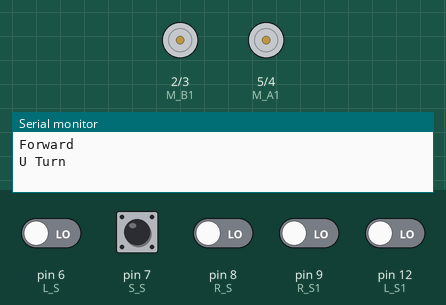
Bench run of a sketch on a simulated Arduino Uno, built with avr-gcc and run on an emulated ATmega328P. On the bench: motor-driver pin pairs drawn as motors (green arrow = first pin HIGH = forward, orange = second pin HIGH = backward, longer = more drive, scaled by the enable pin), the last lines printed to the serial monitor. Inputs (shaded band) come from the test bench; at power-on: pin 7 (S_S) HIGH, pin 6 (L_S), pin 8 (R_S), pin 9 (R_S1), pin 12 (L_S1) LOW.

Above: at 0.3 s.
At 1.1 s:
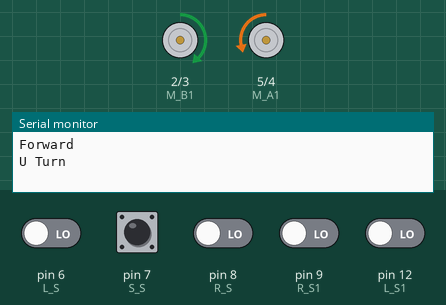
At 1.6 s:
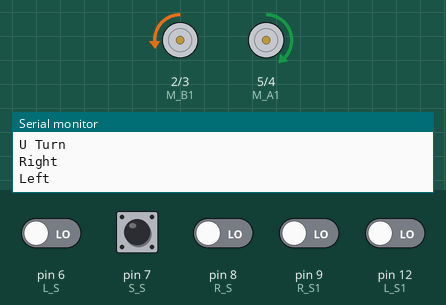
Timing chart, 0 to 3.1 s (numbered marks = the images above):
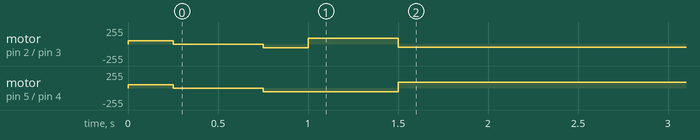

Measured:
- by itself, motor on pin 5 (M_A1) / pin 4 (M_A2): stopped → forward 50/255 at 0.00 s, → stopped 0.25 s later, → backward 55/255 0.50 s later, → forward 90/255 0.75 s later
- by itself, motor on pin 2 (M_B1) / pin 3 (M_B2): stopped → forward 50/255 at 0.00 s, → stopped 0.25 s later, → backward 55/255 0.50 s later, → forward 90/255 0.25 s later, … (5 changes in this stretch)

The sketch:

Maze-Code.ino
```cpp
#include<Arduino.h>

const int ENA = 10;  //speed motor a
const int M_A1 = 5; //motor a RIGHT, HIGH=forward(+)
const int M_A2 = 4; //motor a -
const int M_B1 = 2; //motor b LEFT
const int M_B2 = 3; //motor b = +
const int ENB = 11;  //speed motor b

const int R_S = 8; //sensor R
const int R_S1 =9; //sensor R1
const int S_S = 7; //sensor S
const int L_S1 =12; //sensor L1
const int L_S = 6; //sensor L

int RS = digitalRead (R_S); //sensor R
int RS1 = digitalRead (R_S1); //sensor R near
int CS = digitalRead (S_S); //sensor S
int LS1 = digitalRead (L_S1); //sensor L near
int LS = digitalRead (L_S); //sensor L

String s;

void setup(){

  pinMode(LS, INPUT);
  pinMode(LS1, INPUT);
  pinMode(CS, INPUT);
  pinMode(RS, INPUT);
  pinMode(RS1, INPUT);
  pinMode(M_B1, OUTPUT);
  pinMode(M_B2, OUTPUT);
  pinMode(M_A1, OUTPUT);
  pinMode(M_A2, OUTPUT);
  pinMode(ENB, OUTPUT);
  pinMode(ENA, OUTPUT);

  Serial.begin(9600);
}

void loop(){

    int RS = digitalRead (R_S); //sensor R
    int RS1 = digitalRead (R_S1); //sensor R1
    int CS = digitalRead (S_S); //sensor S
    int LS1 = digitalRead (L_S1); //sensor L1
    int LS = digitalRead (L_S); //sensor L

    forwardCase();
    uTurnCase();
    rightCase();
    leftCase();

    if (LS == 1 && LS1==1  && CS == 0 &&  RS1 ==0  &&RS==1){SRTURN();}//(11001)
    else if (LS == 1 && LS1==1  && CS == 0 &&  RS1 ==1  &&RS==0){SRTURN();}//(11010)
    else if (LS == 1 && LS1==0  && CS == 1 &&  RS1 ==1  &&RS==0){SRTURN();}//(10110)
    else if (LS == 1 && LS1==0  && CS == 1 &&  RS1 ==0  &&RS==0){SRTURN();}//(10100)
    else if (LS == 1 && LS1==0  && CS == 0 &&  RS1 ==1  &&RS==0){SLTURN();}//(10010)
    else if (LS == 0 && LS1==1  && CS == 1 &&  RS1 ==0  &&RS==1){SRTURN();}

    //SLT
    else if (LS == 0 && LS1==0  && CS == 1 &&  RS1 ==0  &&RS==1){SLTURN();}
    else if (LS == 0 && LS1==1  && CS == 0 &&  RS1 ==1  &&RS==1){SLTURN();}
    else if (LS == 0 && LS1==0  && CS == 0 &&  RS1 ==0  &&RS==1){SLTURN();}//}
    else if (LS == 1 && LS1==0  && CS == 1 &&  RS1 ==1  &&RS==1){SLTURN();}
    else if (LS == 1 && LS1==0  && CS == 0 &&  RS1 ==1  &&RS==1){SLTURN();}//(10011)

    if((LS == 0 && LS1==0  && CS == 0 &&  RS1 ==0  && RS==0)){
      STOP();
      delay(5000);
      String str=shortestPath();
      tracePath(str);
      delay(5000);
      exit(1);
    }
}

String shortestPath(){

  int count=3;
  // s="LLLBLLLRBLLBSRSRS";
  String str;
  Serial.println(s.length());
  for(int i=0;i<s.length();i++){
      String str=s.substring(i,count);
      Serial.println(str);
      if(str=="LBR") s.replace("LBR","B"),i=0,count=3;
      else if(str=="LBS") s.replace("LBS","R"),i=0,count=3;
      else if(str=="RBL") s.replace("RBL","B"),i=0,count=3;
      else if(str=="SBL") s.replace("SBL","R"),i=0,count=3;
      else if(str=="SBS") s.replace("SBS","B"),i=0,count=3;
      else if(str=="LBL") s.replace("LBL","S"),i=0,count=3;
      count++;
    }
    Serial.print("Shortest Path: ");
    if(str=="LBR") s="B";
    else if(s=="LBS") s="R";
    else if(s=="RBL") s="B";
    else if(s=="SBL") s="R";
    else if(s=="SBS") s="B";
    else if(s=="LBL") s="S";
    Serial.println(s);

    return s;
}

void tracePath(String sst){

  forwardCase();

  for(int i=0;i<sst.length();i++){
    if(sst[i]=='S') forwardCase(),Serial.println("Forward");
    else if(sst[i]=='L') leftCase(),Serial.println("Left");
    else if(sst[i]=='R') rightCase(),Serial.println("Right");
    else if(sst[i]=='B') uTurnCase(),Serial.println("Backward");
  }
}

void allBackCase(){
  while(true){
    STOP();
    Serial.println("Stop");
    if ((LS == 0 && LS1==0  && CS == 0 &&  RS1 ==0  && RS==0)) continue;
    else break;
  }
}

void uTurnCase(){
  int flag=0;
  while(true){
    UTURN();
    Serial.println("U Turn");
    if ((LS == 1 && LS1==1  && CS == 1 &&  RS1 ==1  && RS==1)) {flag=1;continue;}
    else break;
  }
  if(flag==1) s+="B";
}

void forwardCase(){
  int flag=0;
  while(true){
    FORWARD();
    Serial.println("Forward");
    if ((LS == 0 && LS1==0  && CS == 0 &&  RS1 ==1  &&RS==0)) {flag=1;continue;}
    else if (LS == 0 && LS1==0  && CS == 1 &&  RS1 ==1  &&RS==0) {flag=1;continue;}
    else if (LS == 0 && LS1==1  && CS == 0 &&  RS1 ==0  &&RS==0) {flag=1;continue;}
    else if (LS == 0 && LS1==1  && CS == 0 &&  RS1 ==1  &&RS==0) {flag=1;continue;}
    else if (LS == 0 && LS1==1  && CS == 1 &&  RS1 ==0  &&RS==0) {flag=1;continue;}
    else if (LS == 1 && LS1==1  && CS == 0 &&  RS1 ==1  &&RS==1) {flag=1;continue;}
    else if (LS == 1 && LS1==0  && CS == 1 &&  RS1 ==0  &&RS==1) {flag=1;continue;}
    else if (LS == 1 && LS1==0  && CS == 0 &&  RS1 ==0  &&RS==1) {flag=1;continue;}
    else break;
  }
  if(flag==1) s+="S";
}

void rightCase(){
  int flag=0;
  while(true){
    RT();
    Serial.println("Right");
    if (LS == 1 && LS1==1  && CS == 1 &&  RS1 ==0  && RS==0) {flag=1;continue;}
    else if (LS == 1 && LS1==1  && CS == 0 &&  RS1 ==0  && RS==0) {flag=1;continue;}
    else if (LS == 1 && LS1==1  && CS == 1 &&  RS1 ==1  && RS==0) {flag=1;continue;}
    else break;
  }
  if(flag==1) s+="R";
}

void leftCase(){
  int flag=0;
  while(true){
    LT();
    Serial.println("Left");
    if (LS == 0 && LS1==0  && CS == 0 &&  RS1 ==1  && RS==1) {flag=1;continue;}
    else if (LS == 0 && LS1==0  && CS == 1 &&  RS1 ==1  && RS==1) {flag=1;continue;}
    else if (LS == 0 && LS1==1  && CS == 1 &&  RS1 ==1  && RS==1) {flag=1;continue;}
  }
  if(flag==1) s+="L";
}

void FORWARD()
{
   digitalWrite(M_A1, HIGH);
   digitalWrite(M_A2, LOW);
   digitalWrite(M_B1, HIGH);
   digitalWrite(M_B2, LOW);
   analogWrite (ENA,80);
   analogWrite (ENB,80);
}

void RIGHTTURN()
{
  digitalWrite(M_A1, LOW);
  digitalWrite(M_A2, HIGH);
  digitalWrite(M_B1, HIGH);
  digitalWrite(M_B2, LOW);
  analogWrite (ENA,45);
  analogWrite (ENB,90);
}
void LT()
{
   digitalWrite(M_A1, HIGH);
   digitalWrite(M_A2, LOW);
   digitalWrite(M_B1, LOW);
   digitalWrite(M_B2, HIGH);
   analogWrite (ENA,90);
   analogWrite (ENB,45);
   delay(60);

}
void INCH()
{
   digitalWrite(M_A1, HIGH);
   digitalWrite(M_A2, LOW);
   digitalWrite(M_B1, HIGH);
   digitalWrite(M_B2, LOW);
   analogWrite (ENA,50);
   analogWrite (ENB,50);
   delay(250);
   digitalWrite(M_A1, LOW);
   digitalWrite(M_A2, LOW);
   digitalWrite(M_B1, LOW);
   digitalWrite(M_B2, LOW);
   analogWrite (ENA,0);
   analogWrite (ENB,0);
}
void BACKINCH()
{
   digitalWrite(M_A1, LOW);
   digitalWrite(M_A2, HIGH);
   digitalWrite(M_B1, LOW);
   digitalWrite(M_B2, HIGH);
   analogWrite (ENA,55);
   analogWrite (ENB,55);
   delay(250);
   digitalWrite(M_A1, LOW);
   digitalWrite(M_A2, LOW);
   digitalWrite(M_B1, LOW);
   digitalWrite(M_B2, LOW);
   analogWrite (ENA,0);
   analogWrite (ENB,0);

}
void UTURN()//LEFT SE UTURN
{
   digitalWrite(M_A1, HIGH);
   digitalWrite(M_A2, LOW);
   digitalWrite(M_B1, LOW);
   digitalWrite(M_B2, HIGH);
   analogWrite (ENA,80);
   analogWrite (ENB,80);

}
void SRTURN()
{
  digitalWrite(M_A1, LOW);
  digitalWrite(M_A2, LOW);
  digitalWrite(M_B1, HIGH);
  digitalWrite(M_B2, LOW);
  analogWrite (ENA,0);
  analogWrite (ENB,50);
}
/*
void SLONGRTURN()
{
  digitalWrite(M_A1, HIGH);
  digitalWrite(M_A2, LOW);
  digitalWrite(M_B1, HIGH);
  digitalWrite(M_B2, LOW);
  analogWrite (ENA,40);
  analogWrite (ENB,80);
}
*/
void SLTURN()
{
   digitalWrite(M_A1, HIGH);
   digitalWrite(M_A2, LOW);
   digitalWrite(M_B1, LOW);
   digitalWrite(M_B2, LOW);
   analogWrite (ENA,70);
   analogWrite (ENB,0);
}
void STOP()
{
   digitalWrite(M_A1, LOW);
   digitalWrite(M_A2, LOW);
   digitalWrite(M_B1, LOW);
   digitalWrite(M_B2, LOW);
   analogWrite (ENA,0);
   analogWrite (ENB,0);
}

void ALLBLACK()
{
  INCH();

   int RS = digitalRead (R_S); //sensor R
   int RS1 = digitalRead (R_S1); //sensor Rs1
   int CS = digitalRead (S_S); //sensor S
   int LS1 = digitalRead (L_S1); //sensor ls1
   int LS = digitalRead (L_S); //sensor L
   delay(500);
   if (LS == 1 && LS1==1  && CS == 1 &&  RS1 ==1  &&RS==1)
     {
      BACKINCH();
      LT();
      delay(250);
     }
    else if(LS == 1 && LS1==1  && CS == 0 &&  RS1 ==1  &&RS==1)//+
     {
      BACKINCH();
      LT();
      delay(650);

     }
    else if(LS == 0 && LS1==0  && CS == 0 &&  RS1 ==0  &&RS==0)//STOP
     {
      BACKINCH();
      STOP();
      delay(600);

     }

    else
     { BACKINCH();
       LT ();
       delay(600);
       }
  }

void RT()
{
  INCH();
   int RS = digitalRead (R_S); //sensor R
   int RS1 = digitalRead (R_S1); //sensor R
   int CS = digitalRead (S_S); //sensor S
   int LS1 = digitalRead (L_S1); //sensor R
   int LS = digitalRead (L_S); //sensor L
   delay(500);

   {
   if(LS == 1 && LS1==1  && CS == 1 &&  RS1 ==1  &&RS==1)
     { BACKINCH();
      RIGHTTURN();
      delay(650);
   }
   else if (LS == 1 && LS1==1  && CS == 0 &&  RS1 ==1  &&RS==1)
   {
    BACKINCH();

    FORWARD();
   delay(500);
   }
   else if(LS == 1 && LS1==0  && CS == 0 &&  RS1 ==1  &&RS==1)
   {
    BACKINCH();
    FORWARD();
   delay(500);
   }
   else if(LS == 1 && LS1==1  && CS == 0 &&  RS1 ==0  &&RS==1)
   {
    BACKINCH();
    FORWARD();
   delay(500);
   }
    else if(LS == 1 && LS1==1  && CS == 0 &&  RS1 ==0  &&RS==0)
     { BACKINCH();
    RIGHTTURN();
   delay(500);
   }
   else
   { BACKINCH();
    RIGHTTURN();
   delay(500);
   }
   }
}
```
